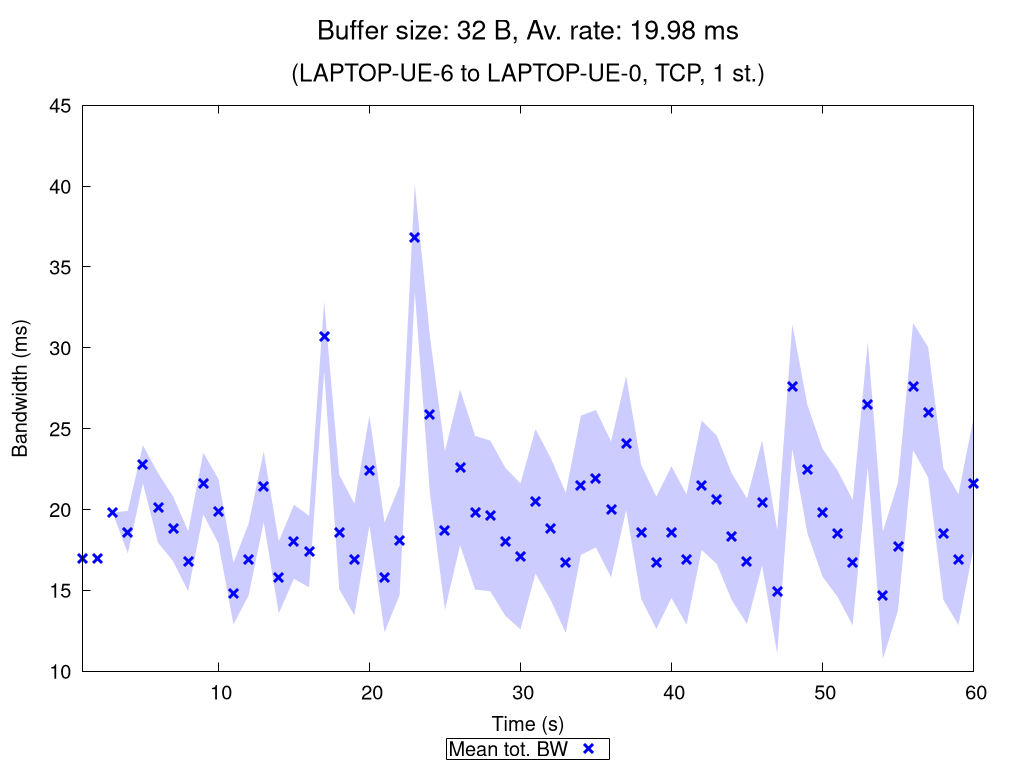

Recreate this plot in gnuplot.
set terminal pngcairo nocrop enhanced size 1024,768 font "Verdana,15"
set output "TCP_1_st_2020_11_06_01-17-22_two2one_00032B.png"

set title "{/=20 Buffer size: 32 B, Av. rate: 19.98 ms}\n\n{/=18 (LAPTOP-UE-6 to LAPTOP-UE-0, TCP, 1 st.)}"

set xlabel "Time (s)"
set ylabel "Bandwidth (ms)"
set ytics nomirror
set key bmargin center horizontal box samplen 1 width -1
set bmargin 4.6
set rmargin 4.5

rf = 1.0  # rate factor
set style fill transparent solid 0.2 noborder
set autoscale xfix
plot "TCP_1_st_2020_11_06_01-17-22_two2one_00032B_iperf_processed.dat" using 1:($2/rf-$3/rf):($2/rf+$3/rf) with filledcurves lc rgb "blue" notitle, \
     "" using 1:($2/rf) with points pt 2 ps 1.5 lw 3 lc rgb "blue" title "Mean tot. BW", \
